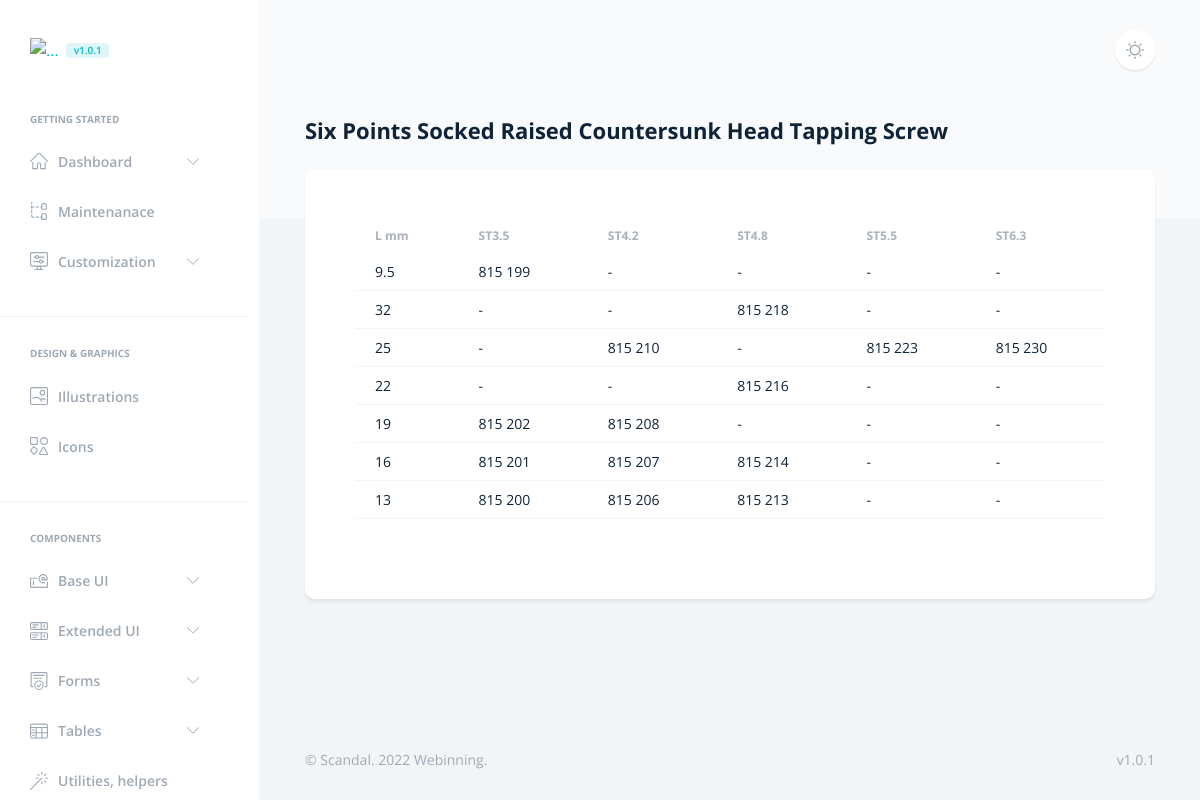
The page /fasteners/din7981/ on the database its author committed.
### fasteners/models.py (models this page shows, shortened)
class DIN7981(models.Model):
    screw_length = models.CharField(max_length=7, unique=True)
    st35 = models.CharField(max_length=7, default='-')
    st42 = models.CharField(max_length=7, default='-')
    st48 = models.CharField(max_length=7, default='-')
    st55 = models.CharField(max_length=7, default='-')
    st63 = models.CharField(max_length=7, default='-')
    class Meta:
        verbose_name = "DIN 7981C"
        verbose_name_plural = "DIN 7981C"
        ordering = ['screw_length']

### fasteners/views.py (the view)
# urls.py: path('din7981/', views.din7981, name='din7981'),
def din7981(request):
    din7981_list = DIN7981.objects.order_by('-screw_length')
    context = {
        'din7981_list': din7981_list,
    }
    return render(request, 'fasteners/screws/din7981.html', context)

### templates/fasteners/screws/din7981.html (shortened to what this page needs)
{% extends 'base.html' %}
{% load static %}
{% block navar %}
<li class="nav-item">
    <span class="h6 text-secondary ps-4 ps-lg-6 mb-3 d-block text-uppercase">Getting started</span>
</li>
<li class="nav-item dropdown">
    <a class="nav-link" href="#customization" data-bs-toggle="collapse" role="button" aria-expanded="false"
        aria-controls="customization">
        <span>Dashboard</span>
    </a>
</li>
<li class="nav-item">
    <a href="../docs/structure.html" class="nav-link">
        <span>Maintenanace</span>
    </a>
</li>
<li class="nav-item dropdown">
    <a class="nav-link" href="#customization" data-bs-toggle="collapse" role="button" aria-expanded="false"
        aria-controls="customization">
        <span>Customization</span>
    </a>
</li>
<li class="nav-item w-100">
    <hr>
</li>
<li class="nav-item">
    <span class="h6 text-secondary ps-4 ps-lg-6 mb-3 d-block text-uppercase">Design & Graphics</span>
</li>
<li class="nav-item">
    <a href="../docs/illustrations.html" class="nav-link">
        <span>Illustrations</span>
    </a>
</li>
<li class="nav-item">
    <a href="../docs/icons.html" class="nav-link">
        <span>Icons</span>
    </a>
</li>
<li class="nav-item w-100">
    <hr>
</li>
<li class="nav-item">
    <span class="h6 text-secondary ps-4 ps-lg-6 mb-3 d-block text-uppercase">Components</span>
</li>
<li class="nav-item dropdown">
    <a class="nav-link" href="#baseUI" data-bs-toggle="collapse" role="button" aria-expanded="false"
        aria-controls="baseUI">
        <span>Base UI</span>
    </a>
</li>
<li class="nav-item dropdown">
    <a class="nav-link" href="#extendedUI" data-bs-toggle="collapse" role="button" aria-expanded="false"
        aria-controls="extendedUI">
        <span>Extended UI</span>
    </a>
</li>
<li class="nav-item dropdown">
    <a class="nav-link" href="#forms" data-bs-toggle="collapse" role="button" aria-expanded="false"
        aria-controls="forms">
        <span>Forms</span>
    </a>
</li>
<li class="nav-item dropdown">
    <a class="nav-link" href="#tables" data-bs-toggle="collapse" role="button" aria-expanded="false"
        aria-controls="tables">
        <span>Tables</span>
    </a>
</li>
<li class="nav-item">
    <a href="../docs/utilities-helpers.html" class="nav-link">
        <span>Utilities, helpers</span>
    </a>
</li>
{% endblock %}
{% block body%}
<h1 class="h2">Six Points Socked Raised Countersunk Head Tapping Screw</h1>
<div class="row">
    <div class="col">
        <div class="card border-0 p-md-6">
            <div class="card-body">
                <div class="row">
                    <div class="col">
{% if din7981_list %}
<div class="table-responsive">
    <table class="table table-hover table-sm">
        <thead>
            <tr>
                <th>L mm</th>
                <th>ST3.5</th>
                <th>ST4.2</th>
                <th>ST4.8</th>
                <th>ST5.5</th>
                <th>ST6.3</th>
            </tr>
        </thead>
        {% for din7981 in din7981_list %}
        <tbody>
            <tr>
                <td>{{ din7981.screw_length }}</a></td>
                <td>{{ din7981.st35 }}</td>
                <td>{{ din7981.st42 }}</td>
                <td>{{ din7981.st48 }}</td>
                <td>{{ din7981.st55 }}</td>
                <td>{{ din7981.st63 }}</td>
            </tr>
        </tbody>
    {% endfor %}
    </table>
</div>
{% else %}
    <p>No Hexagon Socked Head Cap Screws in database.</p>
{% endif %}
                    </div>
                </div>
            </div>
        </div>
    </div>
</div>
{% endblock %}

### rows shown on the page
DIN7981: screw_length "9.5", st35 "815 199", st42 "-", st48 "-", st55 "-", st63 "-"
DIN7981: screw_length "32", st35 "-", st42 "-", st48 "815 218", st55 "-", st63 "-"
DIN7981: screw_length "25", st35 "-", st42 "815 210", st48 "-", st55 "815 223", st63 "815 230"
DIN7981: screw_length "22", st35 "-", st42 "-", st48 "815 216", st55 "-", st63 "-"
DIN7981: screw_length "19", st35 "815 202", st42 "815 208", st48 "-", st55 "-", st63 "-"
DIN7981: screw_length "16", st35 "815 201", st42 "815 207", st48 "815 214", st55 "-", st63 "-"
DIN7981: screw_length "13", st35 "815 200", st42 "815 206", st48 "815 213", st55 "-", st63 "-"
